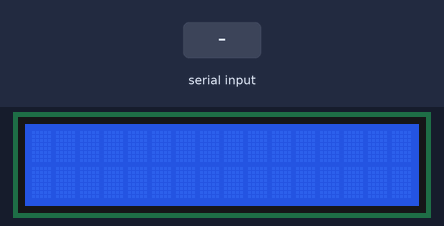
A sketch run on a simulated Arduino Uno, built with avr-gcc and run on an emulated ATmega328P. On the bench: 16×2 character LCD. The inputs (shaded band) are chosen by the test bench.

Above: at 1.2 s.
1.3 s: "90,45,200\n" received over Serial
At 2.5 s:
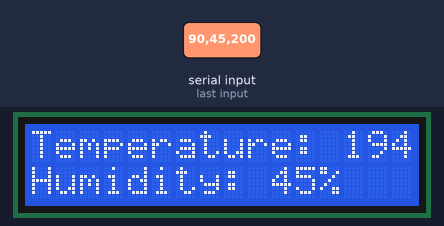
2.8 s: "30,150,10\n" received over Serial
At 3.6 s:
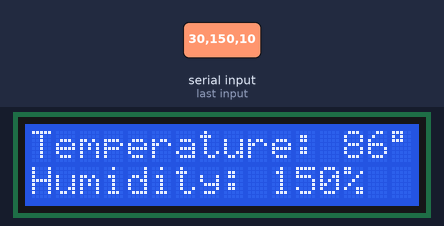
4.3 s: "90,45\n" received over Serial
At 4.6 s:
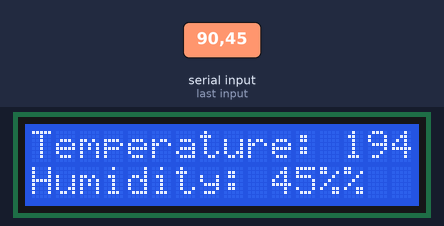
5.8 s: "30,150\n" received over Serial
At 7.0 s:
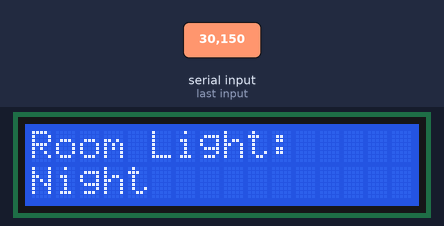
7.3 s: "90,45,200\n" received over Serial
At 8.2 s:
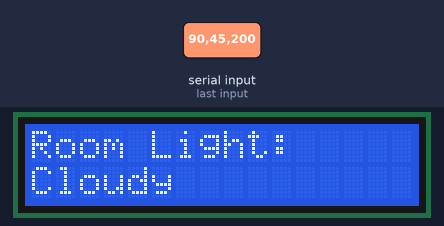
8.8 s: "5\n" received over Serial
At 10.2 s:
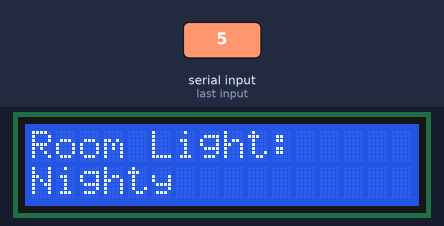
Timing chart, 0 to 11.3 s (numbered marks = the images above; inputs shaded):
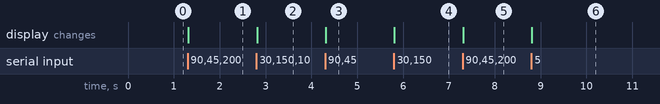

The sketch:

ReceiverArduinoProject.ino
```cpp
// This project develops a smart alarm clock using multiple Arduinos to enhance the traditional wake-up experience.
// It features real-time indoor temperature display, humidity reading, and a light sensor to mimic natural sunrise,
// all aimed at improving user convenience. The Arduinos will communicate via serial connection for synchronized functionality,
// while using buttons to set the time and alarm. It will also make use of a buzzer to wake the user up to 2 LCD
// displays that have all the information they need to start their day! This clock is designed for individuals with
// rigorous schedules who value added information to start their day.

#include <LiquidCrystal.h>

LiquidCrystal lcd(12, 11, 5, 4, 3, 2);

unsigned long lastSwitchTime = 0;
bool displayTempHumidity = true; // Start with displaying temperature and humidity

void setup() {
  Serial.begin(9600);
  lcd.begin(16, 2);
}

void loop() {
  if (Serial.available()) {
    String data = Serial.readStringUntil('\n'); // Read the incoming data
    float temperature = getValue(data, ',', 0).toFloat();
    float humidity = getValue(data, ',', 1).toFloat();
    int lightValue = getValue(data, ',', 2).toInt();
    String lightStatus = getLightStatus(lightValue);

    // Check if it's time to switch display
    if (millis() - lastSwitchTime >= 5000) { // 5 seconds have passed
      displayTempHumidity = !displayTempHumidity; // Toggle the display state
      lastSwitchTime = millis(); // Reset the timer
      lcd.clear(); // Clear the LCD screen
    }

    if (displayTempHumidity) {
      // Display temperature and humidity
      lcd.setCursor(0, 0);
      lcd.print("Temperature: ");
      int tempFahrenheit = static_cast<int>((temperature * 1.8) + 32); // Convert to Fahrenheit and cast to int
      lcd.print(tempFahrenheit);
      lcd.print((char)223); // Degree symbol
      lcd.print("F"); // Add Fahrenheit symbol

      lcd.setCursor(0, 1);
      lcd.print("Humidity: ");
      lcd.print(static_cast<int>(humidity)); // Cast to int to remove decimal places
      lcd.print("%");
    } else {
      // Display light status
      lcd.setCursor(0, 0);
      lcd.print("Room Light:");
      lcd.setCursor(0, 1);
      lcd.print(lightStatus);
    }
  }
}

String getValue(String data, char separator, int index) {
  int found = 0;
  int strIndex[] = {0, -1};
  int maxIndex = data.length() - 1;

  for (int i = 0; i <= maxIndex && found <= index; i++) {
    if (data.charAt(i) == separator || i == maxIndex) {
        found++;
        strIndex[0] = strIndex[1] + 1;
        strIndex[1] = (i == maxIndex) ? i+1 : i;
    }
  }
  return found > index ? data.substring(strIndex[0], strIndex[1]) : "";
}

String getLightStatus(int lightValue) {
  if (lightValue < 200) return "Night";
  else if (lightValue < 400) return "Cloudy";
  else if (lightValue < 600) return "Sunrise";
  else if (lightValue < 800) return "Sunny";
  else if (lightValue > 800) return "Very Sunny";
}
```

Measured:
- after the input at 1.3 s, the display: changes at once (image 1)
- after the input at 2.8 s, the display: changes at once (image 2)
- after the input at 4.3 s, the display: changes at once (image 3)
- after the input at 5.8 s, the display: changes at once (image 4)
- after the input at 7.3 s, the display: changes at once (image 5)
- after the input at 8.8 s, the display: changes at once (image 6)
